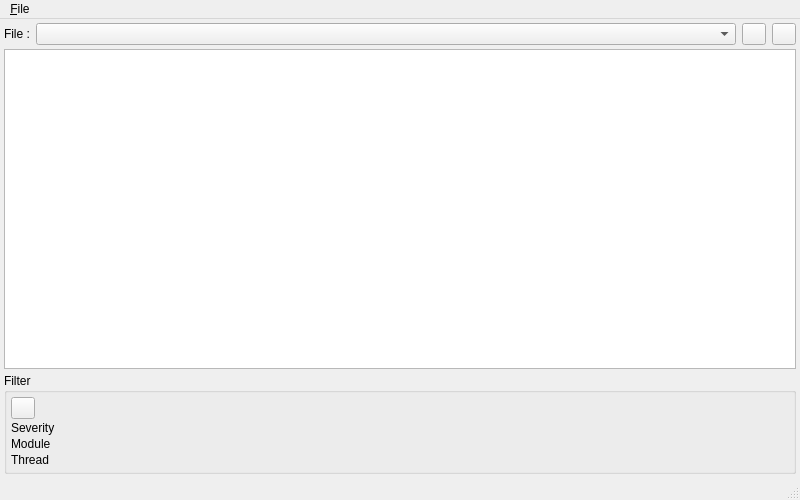
<?xml version="1.0" encoding="UTF-8"?>
<ui version="4.0">
 <class>MainWindow</class>
 <widget class="QMainWindow" name="MainWindow">
  <property name="geometry">
   <rect>
    <x>0</x>
    <y>0</y>
    <width>800</width>
    <height>500</height>
   </rect>
  </property>
  <property name="sizePolicy">
   <sizepolicy hsizetype="Expanding" vsizetype="Expanding">
    <horstretch>0</horstretch>
    <verstretch>0</verstretch>
   </sizepolicy>
  </property>
  <property name="minimumSize">
   <size>
    <width>200</width>
    <height>300</height>
   </size>
  </property>
  <property name="windowTitle">
   <string>LogViewer</string>
  </property>
  <widget class="QWidget" name="wdgCentral">
   <property name="sizePolicy">
    <sizepolicy hsizetype="Expanding" vsizetype="Expanding">
     <horstretch>0</horstretch>
     <verstretch>0</verstretch>
    </sizepolicy>
   </property>
   <layout class="QVBoxLayout" name="verticalLayout" stretch="0,1,0">
    <property name="spacing">
     <number>4</number>
    </property>
    <property name="margin">
     <number>4</number>
    </property>
    <item>
     <layout class="QHBoxLayout" name="layHeader" stretch="1,0">
      <property name="spacing">
       <number>6</number>
      </property>
      <item>
       <layout class="QHBoxLayout" name="layFile">
        <item>
         <widget class="QLabel" name="lblFile">
          <property name="text">
           <string>File :</string>
          </property>
          <property name="buddy">
           <cstring>cmbFile</cstring>
          </property>
         </widget>
        </item>
        <item>
         <widget class="QComboBox" name="cmbFile">
          <property name="sizePolicy">
           <sizepolicy hsizetype="Expanding" vsizetype="Fixed">
            <horstretch>0</horstretch>
            <verstretch>0</verstretch>
           </sizepolicy>
          </property>
         </widget>
        </item>
       </layout>
      </item>
      <item>
       <layout class="QHBoxLayout" name="layPauseRefresh">
        <item>
         <widget class="QPushButton" name="butPause">
          <property name="enabled">
           <bool>true</bool>
          </property>
          <property name="maximumSize">
           <size>
            <width>24</width>
            <height>24</height>
           </size>
          </property>
          <property name="toolTip">
           <string>Pause</string>
          </property>
          <property name="text">
           <string/>
          </property>
          <property name="icon">
           <iconset resource="resources.qrc">
            <normaloff>:/icons/ressources/control_pause_blue.png</normaloff>:/icons/ressources/control_pause_blue.png</iconset>
          </property>
          <property name="checkable">
           <bool>true</bool>
          </property>
          <property name="checked">
           <bool>false</bool>
          </property>
          <property name="default">
           <bool>false</bool>
          </property>
          <property name="flat">
           <bool>false</bool>
          </property>
         </widget>
        </item>
        <item>
         <widget class="QPushButton" name="butRefresh">
          <property name="maximumSize">
           <size>
            <width>24</width>
            <height>24</height>
           </size>
          </property>
          <property name="toolTip">
           <string>Refresh</string>
          </property>
          <property name="text">
           <string/>
          </property>
          <property name="icon">
           <iconset resource="resources.qrc">
            <normaloff>:/icons/ressources/arrow_refresh.png</normaloff>:/icons/ressources/arrow_refresh.png</iconset>
          </property>
          <property name="checkable">
           <bool>false</bool>
          </property>
         </widget>
        </item>
       </layout>
      </item>
     </layout>
    </item>
    <item>
     <widget class="QTableView" name="tblLog">
      <property name="toolTip">
       <string notr="true"/>
      </property>
      <property name="statusTip">
       <string notr="true"/>
      </property>
      <property name="whatsThis">
       <string notr="true"/>
      </property>
      <property name="accessibleName">
       <string notr="true"/>
      </property>
      <property name="accessibleDescription">
       <string notr="true"/>
      </property>
      <property name="frameShape">
       <enum>QFrame::StyledPanel</enum>
      </property>
      <property name="frameShadow">
       <enum>QFrame::Sunken</enum>
      </property>
      <property name="editTriggers">
       <set>QAbstractItemView::NoEditTriggers</set>
      </property>
      <property name="alternatingRowColors">
       <bool>true</bool>
      </property>
      <property name="selectionMode">
       <enum>QAbstractItemView::SingleSelection</enum>
      </property>
      <property name="selectionBehavior">
       <enum>QAbstractItemView::SelectRows</enum>
      </property>
      <property name="showGrid">
       <bool>false</bool>
      </property>
      <attribute name="horizontalHeaderDefaultSectionSize">
       <number>30</number>
      </attribute>
      <attribute name="horizontalHeaderStretchLastSection">
       <bool>true</bool>
      </attribute>
      <attribute name="verticalHeaderVisible">
       <bool>false</bool>
      </attribute>
      <attribute name="verticalHeaderHighlightSections">
       <bool>false</bool>
      </attribute>
      <attribute name="verticalHeaderVisible">
       <bool>false</bool>
      </attribute>
      <attribute name="horizontalHeaderStretchLastSection">
       <bool>true</bool>
      </attribute>
      <attribute name="verticalHeaderHighlightSections">
       <bool>false</bool>
      </attribute>
      <attribute name="horizontalHeaderDefaultSectionSize">
       <number>30</number>
      </attribute>
     </widget>
    </item>
    <item>
     <widget class="QGroupBox" name="grpFilter">
      <property name="autoFillBackground">
       <bool>false</bool>
      </property>
      <property name="title">
       <string>Filter</string>
      </property>
      <property name="flat">
       <bool>true</bool>
      </property>
      <property name="checkable">
       <bool>false</bool>
      </property>
      <layout class="QVBoxLayout" name="verticalLayout_2">
       <property name="spacing">
        <number>2</number>
       </property>
       <property name="margin">
        <number>4</number>
       </property>
       <item>
        <layout class="QHBoxLayout" name="layFilterGlobalSelect">
         <item>
          <widget class="QPushButton" name="butFilterAll">
           <property name="maximumSize">
            <size>
             <width>24</width>
             <height>24</height>
            </size>
           </property>
           <property name="toolTip">
            <string>Check all</string>
           </property>
           <property name="text">
            <string/>
           </property>
           <property name="icon">
            <iconset resource="resources.qrc">
             <normaloff>:/icons/ressources/tick.png</normaloff>:/icons/ressources/tick.png</iconset>
           </property>
          </widget>
         </item>
         <item>
          <spacer name="spc">
           <property name="orientation">
            <enum>Qt::Horizontal</enum>
           </property>
           <property name="sizeHint" stdset="0">
            <size>
             <width>40</width>
             <height>20</height>
            </size>
           </property>
          </spacer>
         </item>
        </layout>
       </item>
       <item>
        <layout class="QHBoxLayout" name="laySeverity" stretch="0">
         <item>
          <widget class="QLabel" name="lblSeverity">
           <property name="text">
            <string>Severity</string>
           </property>
          </widget>
         </item>
        </layout>
       </item>
       <item>
        <layout class="QHBoxLayout" name="layModule">
         <item>
          <widget class="QLabel" name="lblModule">
           <property name="text">
            <string>Module</string>
           </property>
          </widget>
         </item>
        </layout>
       </item>
       <item>
        <layout class="QHBoxLayout" name="layThread">
         <item>
          <widget class="QLabel" name="lblThread">
           <property name="text">
            <string>Thread</string>
           </property>
          </widget>
         </item>
        </layout>
       </item>
      </layout>
      <zorder></zorder>
      <zorder></zorder>
      <zorder></zorder>
      <zorder></zorder>
     </widget>
    </item>
   </layout>
  </widget>
  <widget class="QMenuBar" name="mnuBar">
   <property name="geometry">
    <rect>
     <x>0</x>
     <y>0</y>
     <width>800</width>
     <height>21</height>
    </rect>
   </property>
   <widget class="QMenu" name="mnuFile">
    <property name="title">
     <string>&amp;File</string>
    </property>
    <addaction name="actOpen"/>
   </widget>
   <addaction name="mnuFile"/>
  </widget>
  <widget class="QStatusBar" name="statusBar"/>
  <action name="actOpen">
   <property name="text">
    <string>&amp;Open directory</string>
   </property>
   <property name="toolTip">
    <string>Open all log in a directory</string>
   </property>
   <property name="shortcut">
    <string>Ctrl+O</string>
   </property>
  </action>
 </widget>
 <layoutdefault spacing="6" margin="11"/>
 <tabstops>
  <tabstop>cmbFile</tabstop>
  <tabstop>butPause</tabstop>
  <tabstop>butRefresh</tabstop>
  <tabstop>tblLog</tabstop>
  <tabstop>butFilterAll</tabstop>
 </tabstops>
 <resources>
  <include location="resources.qrc"/>
 </resources>
 <connections/>
</ui>
